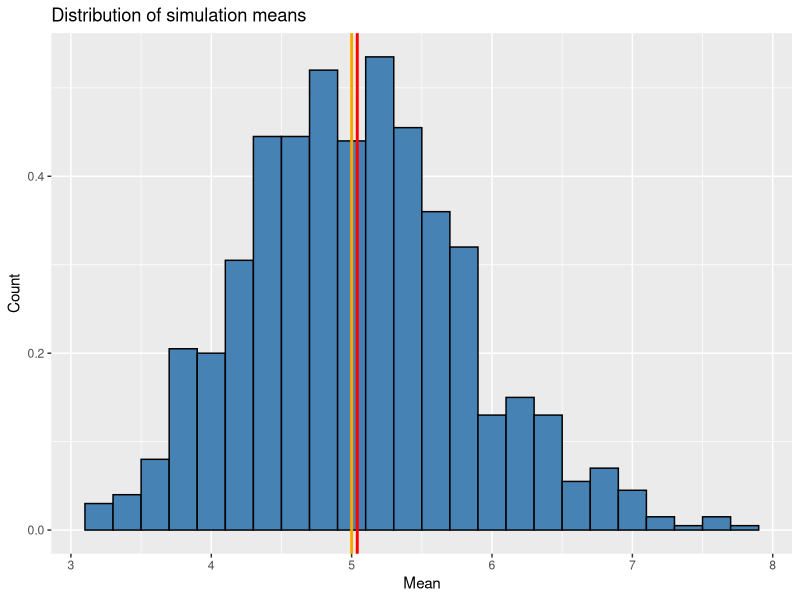
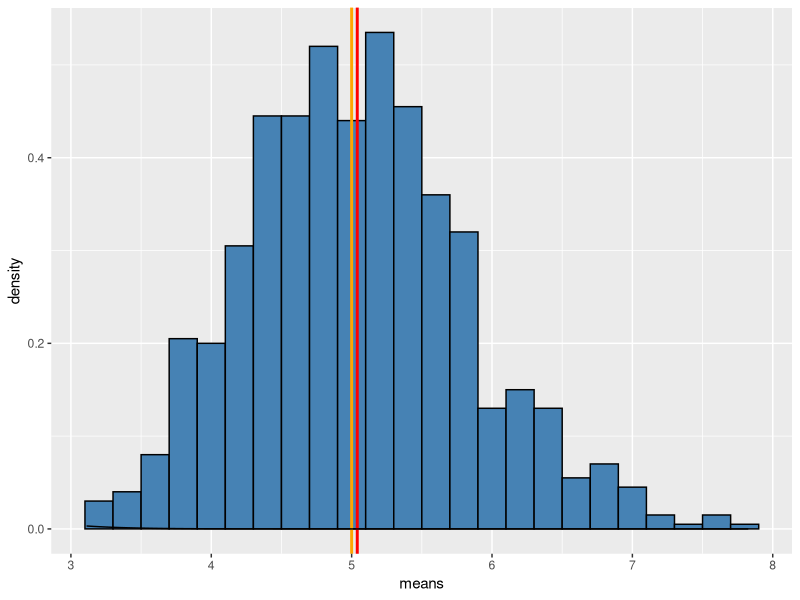
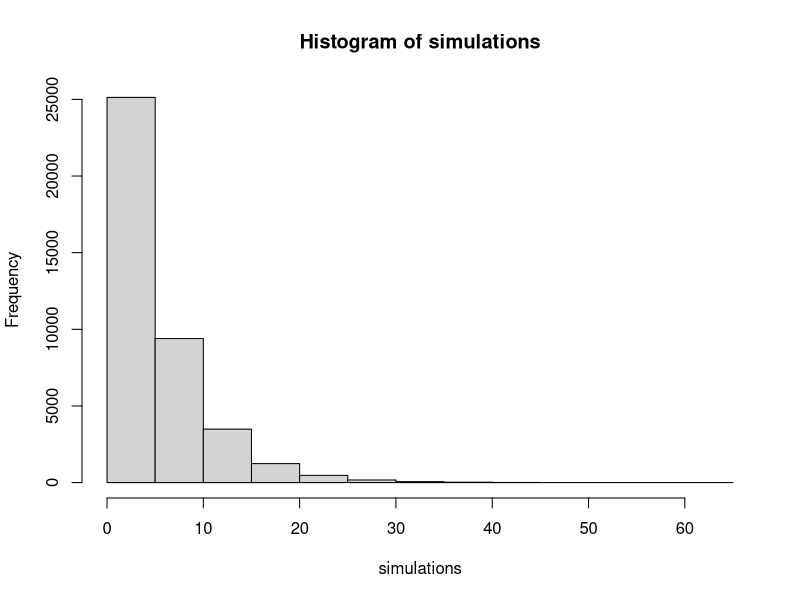

Write R code to recreate these figures, in order.
## ---- chunk 1
#load libraries
library (ggplot2)
library (dplyr)
#set variables
lambda = 0.2 #Set lambda to 0.2
n = 40 #No. of exponentials
sims = 1000 #No. of simulations
set.seed(168931475) #For reproducibility

#generate simulations and calculate means
simulations<-replicate(sims,rexp(n, lambda))
simulation_means<-data.frame(means=apply(simulations, 2, mean))
#head(simulation_means)
## ---- chunk 2
meanofMeans<-mean(simulation_means$means)
meanofMeans
## ---- chunk 3
ggplot(simulation_means,aes(x=means)) +
  labs(title="Distribution of simulation means",x="Mean",y="Count")+
  geom_histogram(aes(y=..density..),fill="steelblue",binwidth = 0.2, color = I ("black"))+
  geom_vline(xintercept = 5, color="orange", size=1)+
  geom_vline(xintercept = meanofMeans, color="red", size=1)
## ---- chunk 4
var(simulation_means$means)
## ---- chunk 5
ggplot(simulation_means,aes(x=means)) +
  geom_histogram(aes(y=..density..),fill="steelblue",binwidth = 0.2, color = I("black"))+
  geom_vline(xintercept = 5, color="orange", size=1)+
  geom_vline(xintercept = meanofMeans, color="red", size=1)+
  labs(ggtitle="Distribution of simulation means",xlab="Count",ylab="Mean")+
  stat_function(fun = dnorm, arg = list(mean = 5, sd = sd(simulation_means$mean)))
## ---- chunk 6
hist(simulations)
